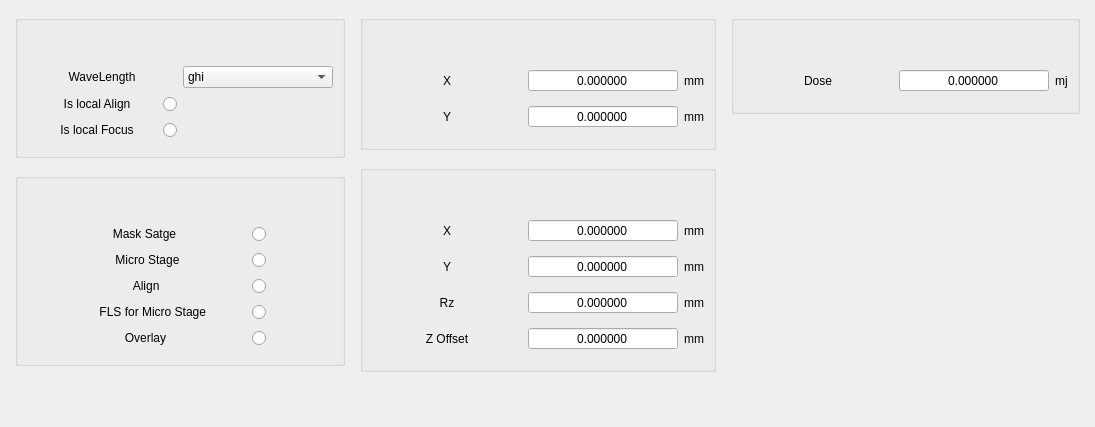
     <widget class="QWidget" name="Exposure">
      <attribute name="title">
       <string>Exposure</string>
      </attribute>
      <layout class="QHBoxLayout" name="horizontalLayout_3" stretch="1,1,1">
       <property name="spacing">
        <number>15</number>
       </property>
       <property name="leftMargin">
        <number>15</number>
       </property>
       <property name="topMargin">
        <number>15</number>
       </property>
       <property name="rightMargin">
        <number>15</number>
       </property>
       <property name="bottomMargin">
        <number>15</number>
       </property>
       <item>
        <layout class="QVBoxLayout" name="verticalLayout">
         <item>
          <widget class="GroupBox" name="gpb_exposure1">
           <property name="title">
            <string/>
           </property>
           <layout class="QGridLayout" name="gridLayout">
            <property name="topMargin">
             <number>45</number>
            </property>
            <property name="bottomMargin">
             <number>15</number>
            </property>
            <item row="2" column="0">
             <widget class="QRadioButton" name="rbt_isLocalFocus">
              <property name="layoutDirection">
               <enum>Qt::RightToLeft</enum>
              </property>
              <property name="text">
               <string>Is local Focus       </string>
              </property>
              <property name="autoExclusive">
               <bool>false</bool>
              </property>
             </widget>
            </item>
            <item row="0" column="0">
             <widget class="QLabel" name="type_8">
              <property name="minimumSize">
               <size>
                <width>150</width>
                <height>0</height>
               </size>
              </property>
              <property name="text">
               <string>WaveLength</string>
              </property>
              <property name="alignment">
               <set>Qt::AlignCenter</set>
              </property>
             </widget>
            </item>
            <item row="1" column="0">
             <widget class="QRadioButton" name="rbt_isLocalAlign">
              <property name="layoutDirection">
               <enum>Qt::RightToLeft</enum>
              </property>
              <property name="text">
               <string>Is local Align        </string>
              </property>
              <property name="autoExclusive">
               <bool>false</bool>
              </property>
             </widget>
            </item>
            <item row="0" column="1">
             <widget class="QComboBox" name="cbx_wavelength">
              <property name="minimumSize">
               <size>
                <width>150</width>
                <height>0</height>
               </size>
              </property>
              <item>
               <property name="text">
                <string>ghi</string>
               </property>
              </item>
              <item>
               <property name="text">
                <string>gh</string>
               </property>
              </item>
              <item>
               <property name="text">
                <string>i</string>
               </property>
              </item>
              <item>
               <property name="text">
                <string/>
               </property>
              </item>
             </widget>
            </item>
           </layout>
          </widget>
         </item>
         <item>
          <widget class="GroupBox" name="gpb_exposure_compensation">
           <property name="title">
            <string/>
           </property>
           <layout class="QGridLayout" name="gridLayout_8">
            <property name="topMargin">
             <number>45</number>
            </property>
            <property name="bottomMargin">
             <number>15</number>
            </property>
            <item row="3" column="1">
             <widget class="QRadioButton" name="rbt_isMicroStageCompensation">
              <property name="layoutDirection">
               <enum>Qt::RightToLeft</enum>
              </property>
              <property name="text">
               <string>Micro Stage                    </string>
              </property>
              <property name="autoExclusive">
               <bool>false</bool>
              </property>
             </widget>
            </item>
            <item row="2" column="2">
             <spacer name="horizontalSpacer">
              <property name="orientation">
               <enum>Qt::Horizontal</enum>
              </property>
              <property name="sizeHint" stdset="0">
               <size>
                <width>40</width>
                <height>20</height>
               </size>
              </property>
             </spacer>
            </item>
            <item row="5" column="1">
             <widget class="QRadioButton" name="rbt_isDownFLSCompensation">
              <property name="layoutDirection">
               <enum>Qt::RightToLeft</enum>
              </property>
              <property name="text">
               <string>FLS for Micro Stage            </string>
              </property>
              <property name="autoExclusive">
               <bool>false</bool>
              </property>
             </widget>
            </item>
            <item row="6" column="1">
             <widget class="QRadioButton" name="rbt_isOverlayCompensation">
              <property name="layoutDirection">
               <enum>Qt::RightToLeft</enum>
              </property>
              <property name="text">
               <string>Overlay                        </string>
              </property>
              <property name="autoExclusive">
               <bool>false</bool>
              </property>
             </widget>
            </item>
            <item row="2" column="1">
             <widget class="QRadioButton" name="rbt_isMaskStageCompensation">
              <property name="layoutDirection">
               <enum>Qt::RightToLeft</enum>
              </property>
              <property name="text">
               <string>Mask Satge                     </string>
              </property>
              <property name="autoExclusive">
               <bool>false</bool>
              </property>
             </widget>
            </item>
            <item row="4" column="1">
             <widget class="QRadioButton" name="rbt_isAlignCompensation">
              <property name="layoutDirection">
               <enum>Qt::RightToLeft</enum>
              </property>
              <property name="text">
               <string>Align                          </string>
              </property>
              <property name="autoExclusive">
               <bool>false</bool>
              </property>
             </widget>
            </item>
            <item row="2" column="0">
             <spacer name="horizontalSpacer_4">
              <property name="orientation">
               <enum>Qt::Horizontal</enum>
              </property>
              <property name="sizeHint" stdset="0">
               <size>
                <width>40</width>
                <height>20</height>
               </size>
              </property>
             </spacer>
            </item>
           </layout>
          </widget>
         </item>
         <item>
          <spacer name="verticalSpacer_3">
           <property name="orientation">
            <enum>Qt::Vertical</enum>
           </property>
           <property name="sizeHint" stdset="0">
            <size>
             <width>20</width>
             <height>40</height>
            </size>
           </property>
          </spacer>
         </item>
        </layout>
       </item>
       <item>
        <layout class="QVBoxLayout" name="verticalLayout_5">
         <item>
          <widget class="GroupBox" name="gpb_exposure2">
           <property name="title">
            <string/>
           </property>
           <layout class="QGridLayout" name="gridLayout_10">
            <property name="topMargin">
             <number>45</number>
            </property>
            <property name="bottomMargin">
             <number>15</number>
            </property>
            <item row="1" column="0">
             <widget class="QLabel" name="lbl_intervalX_6">
              <property name="minimumSize">
               <size>
                <width>150</width>
                <height>0</height>
               </size>
              </property>
              <property name="text">
               <string>Y</string>
              </property>
              <property name="alignment">
               <set>Qt::AlignCenter</set>
              </property>
             </widget>
            </item>
            <item row="1" column="1">
             <widget class="QDoubleSpinBox" name="dbb_exposure_Y">
              <property name="minimumSize">
               <size>
                <width>150</width>
                <height>0</height>
               </size>
              </property>
              <property name="alignment">
               <set>Qt::AlignCenter</set>
              </property>
              <property name="buttonSymbols">
               <enum>QAbstractSpinBox::NoButtons</enum>
              </property>
              <property name="decimals">
               <number>6</number>
              </property>
              <property name="minimum">
               <double>-9999.000000000000000</double>
              </property>
              <property name="maximum">
               <double>9999.000000000000000</double>
              </property>
             </widget>
            </item>
            <item row="0" column="1">
             <widget class="QDoubleSpinBox" name="dbb_exposure_X">
              <property name="minimumSize">
               <size>
                <width>150</width>
                <height>0</height>
               </size>
              </property>
              <property name="alignment">
               <set>Qt::AlignCenter</set>
              </property>
              <property name="buttonSymbols">
               <enum>QAbstractSpinBox::NoButtons</enum>
              </property>
              <property name="decimals">
               <number>6</number>
              </property>
              <property name="minimum">
               <double>-9999.000000000000000</double>
              </property>
              <property name="maximum">
               <double>9999.000000000000000</double>
              </property>
             </widget>
            </item>
            <item row="0" column="0">
             <widget class="QLabel" name="lbl_intervalX_5">
              <property name="minimumSize">
               <size>
                <width>150</width>
                <height>0</height>
               </size>
              </property>
              <property name="text">
               <string>X</string>
              </property>
              <property name="alignment">
               <set>Qt::AlignCenter</set>
              </property>
             </widget>
            </item>
            <item row="0" column="2">
             <widget class="QLabel" name="intervalX_mm_9">
              <property name="minimumSize">
               <size>
                <width>0</width>
                <height>30</height>
               </size>
              </property>
              <property name="text">
               <string>mm</string>
              </property>
              <property name="alignment">
               <set>Qt::AlignCenter</set>
              </property>
             </widget>
            </item>
            <item row="1" column="2">
             <widget class="QLabel" name="intervalY_mm_3">
              <property name="minimumSize">
               <size>
                <width>0</width>
                <height>30</height>
               </size>
              </property>
              <property name="text">
               <string>mm</string>
              </property>
              <property name="alignment">
               <set>Qt::AlignCenter</set>
              </property>
             </widget>
            </item>
           </layout>
          </widget>
         </item>
         <item>
          <widget class="GroupBox" name="gpb_MicroStageCompensation">
           <property name="minimumSize">
            <size>
             <width>0</width>
             <height>200</height>
            </size>
           </property>
           <property name="title">
            <string/>
           </property>
           <layout class="QGridLayout" name="gridLayout_9">
            <property name="topMargin">
             <number>45</number>
            </property>
            <property name="bottomMargin">
             <number>15</number>
            </property>
            <property name="spacing">
             <number>6</number>
            </property>
            <item row="0" column="0">
             <widget class="QLabel" name="lbl_MicroStage_X">
              <property name="minimumSize">
               <size>
                <width>150</width>
                <height>0</height>
               </size>
              </property>
              <property name="text">
               <string>X</string>
              </property>
              <property name="alignment">
               <set>Qt::AlignCenter</set>
              </property>
             </widget>
            </item>
            <item row="0" column="1">
             <widget class="QDoubleSpinBox" name="dsb_MicroStage_X">
              <property name="minimumSize">
               <size>
                <width>150</width>
                <height>0</height>
               </size>
              </property>
              <property name="alignment">
               <set>Qt::AlignCenter</set>
              </property>
              <property name="buttonSymbols">
               <enum>QAbstractSpinBox::NoButtons</enum>
              </property>
              <property name="decimals">
               <number>6</number>
              </property>
              <property name="minimum">
               <double>-9999.000000000000000</double>
              </property>
              <property name="maximum">
               <double>9999.000000000000000</double>
              </property>
             </widget>
            </item>
            <item row="0" column="2">
             <widget class="QLabel" name="label_6">
              <property name="minimumSize">
               <size>
                <width>0</width>
                <height>30</height>
               </size>
              </property>
              <property name="text">
               <string>mm</string>
              </property>
              <property name="alignment">
               <set>Qt::AlignCenter</set>
              </property>
             </widget>
            </item>
            <item row="1" column="0">
             <widget class="QLabel" name="lbl_MicroStage_Y">
              <property name="minimumSize">
               <size>
                <width>150</width>
                <height>0</height>
               </size>
              </property>
              <property name="text">
               <string>Y</string>
              </property>
              <property name="alignment">
               <set>Qt::AlignCenter</set>
              </property>
             </widget>
            </item>
            <item row="1" column="1">
             <widget class="QDoubleSpinBox" name="dsb_MicroStage_Y">
              <property name="minimumSize">
               <size>
                <width>150</width>
                <height>0</height>
               </size>
              </property>
              <property name="alignment">
               <set>Qt::AlignCenter</set>
              </property>
              <property name="buttonSymbols">
               <enum>QAbstractSpinBox::NoButtons</enum>
              </property>
              <property name="decimals">
               <number>6</number>
              </property>
              <property name="minimum">
               <double>-9999.000000000000000</double>
              </property>
              <property name="maximum">
               <double>9999.000000000000000</double>
              </property>
             </widget>
            </item>
            <item row="1" column="2">
             <widget class="QLabel" name="label_7">
              <property name="minimumSize">
               <size>
                <width>0</width>
                <height>30</height>
               </size>
              </property>
              <property name="text">
               <string>mm</string>
              </property>
              <property name="alignment">
               <set>Qt::AlignCenter</set>
              </property>
             </widget>
            </item>
            <item row="2" column="0">
             <widget class="QLabel" name="lbl_MicroStage_Rz">
              <property name="minimumSize">
               <size>
                <width>150</width>
                <height>0</height>
               </size>
              </property>
              <property name="text">
               <string>Rz</string>
              </property>
              <property name="alignment">
               <set>Qt::AlignCenter</set>
              </property>
             </widget>
            </item>
            <item row="2" column="1">
             <widget class="QDoubleSpinBox" name="dsb_MicroStage_Rz">
              <property name="minimumSize">
               <size>
                <width>150</width>
                <height>0</height>
               </size>
              </property>
              <property name="alignment">
               <set>Qt::AlignCenter</set>
              </property>
              <property name="buttonSymbols">
               <enum>QAbstractSpinBox::NoButtons</enum>
              </property>
              <property name="decimals">
               <number>6</number>
              </property>
              <property name="minimum">
               <double>-9999.000000000000000</double>
              </property>
              <property name="maximum">
               <double>9999.000000000000000</double>
              </property>
             </widget>
            </item>
            <item row="2" column="2">
             <widget class="QLabel" name="label_8">
              <property name="minimumSize">
               <size>
                <width>0</width>
                <height>30</height>
               </size>
              </property>
              <property name="text">
               <string>mm</string>
              </property>
              <property name="alignment">
               <set>Qt::AlignCenter</set>
              </property>
             </widget>
            </item>
            <item row="3" column="0">
             <widget class="QLabel" name="lbl_MicroStage_ZOffset">
              <property name="minimumSize">
               <size>
                <width>150</width>
                <height>0</height>
               </size>
              </property>
              <property name="text">
               <string>Z Offset</string>
              </property>
              <property name="alignment">
               <set>Qt::AlignCenter</set>
              </property>
             </widget>
            </item>
            <item row="3" column="1">
             <widget class="QDoubleSpinBox" name="dsb_MicroStage_ZOffset">
              <property name="minimumSize">
               <size>
                <width>150</width>
                <height>0</height>
               </size>
              </property>
              <property name="alignment">
               <set>Qt::AlignCenter</set>
              </property>
              <property name="buttonSymbols">
               <enum>QAbstractSpinBox::NoButtons</enum>
              </property>
              <property name="decimals">
               <number>6</number>
              </property>
              <property name="minimum">
               <double>-9999.000000000000000</double>
              </property>
              <property name="maximum">
               <double>9999.000000000000000</double>
              </property>
             </widget>
            </item>
            <item row="3" column="2">
             <widget class="QLabel" name="label_9">
              <property name="minimumSize">
               <size>
                <width>0</width>
                <height>30</height>
               </size>
              </property>
              <property name="text">
               <string>mm</string>
              </property>
              <property name="alignment">
               <set>Qt::AlignCenter</set>
              </property>
             </widget>
            </item>
           </layout>
          </widget>
         </item>
         <item>
          <spacer name="verticalSpacer_4">
           <property name="orientation">
            <enum>Qt::Vertical</enum>
           </property>
           <property name="sizeHint" stdset="0">
            <size>
             <width>20</width>
             <height>40</height>
            </size>
           </property>
          </spacer>
         </item>
        </layout>
       </item>
       <item>
        <layout class="QVBoxLayout" name="verticalLayout_2">
         <property name="spacing">
          <number>15</number>
         </property>
         <item>
          <widget class="GroupBox" name="gpb_exposure3">
           <property name="title">
            <string/>
           </property>
           <layout class="QGridLayout" name="gridLayout_11">
            <property name="topMargin">
             <number>45</number>
            </property>
            <property name="bottomMargin">
             <number>15</number>
            </property>
            <item row="0" column="0">
             <widget class="QLabel" name="lbl_intervalX_7">
              <property name="minimumSize">
               <size>
                <width>150</width>
                <height>0</height>
               </size>
              </property>
              <property name="text">
               <string>Dose</string>
              </property>
              <property name="alignment">
               <set>Qt::AlignCenter</set>
              </property>
             </widget>
            </item>
            <item row="0" column="1">
             <widget class="QDoubleSpinBox" name="dbb_dose">
              <property name="minimumSize">
               <size>
                <width>150</width>
                <height>0</height>
               </size>
              </property>
              <property name="alignment">
               <set>Qt::AlignCenter</set>
              </property>
              <property name="buttonSymbols">
               <enum>QAbstractSpinBox::NoButtons</enum>
              </property>
              <property name="decimals">
               <number>6</number>
              </property>
              <property name="minimum">
               <double>-9999.000000000000000</double>
              </property>
              <property name="maximum">
               <double>9999.000000000000000</double>
              </property>
             </widget>
            </item>
            <item row="0" column="2">
             <widget class="QLabel" name="intervalX_mm_10">
              <property name="minimumSize">
               <size>
                <width>0</width>
                <height>30</height>
               </size>
              </property>
              <property name="text">
               <string>mj</string>
              </property>
              <property name="alignment">
               <set>Qt::AlignCenter</set>
              </property>
             </widget>
            </item>
           </layout>
          </widget>
         </item>
         <item>
          <spacer name="verticalSpacer_5">
           <property name="orientation">
            <enum>Qt::Vertical</enum>
           </property>
           <property name="sizeHint" stdset="0">
            <size>
             <width>20</width>
             <height>40</height>
            </size>
           </property>
          </spacer>
         </item>
        </layout>
       </item>
      </layout>
     </widget>
